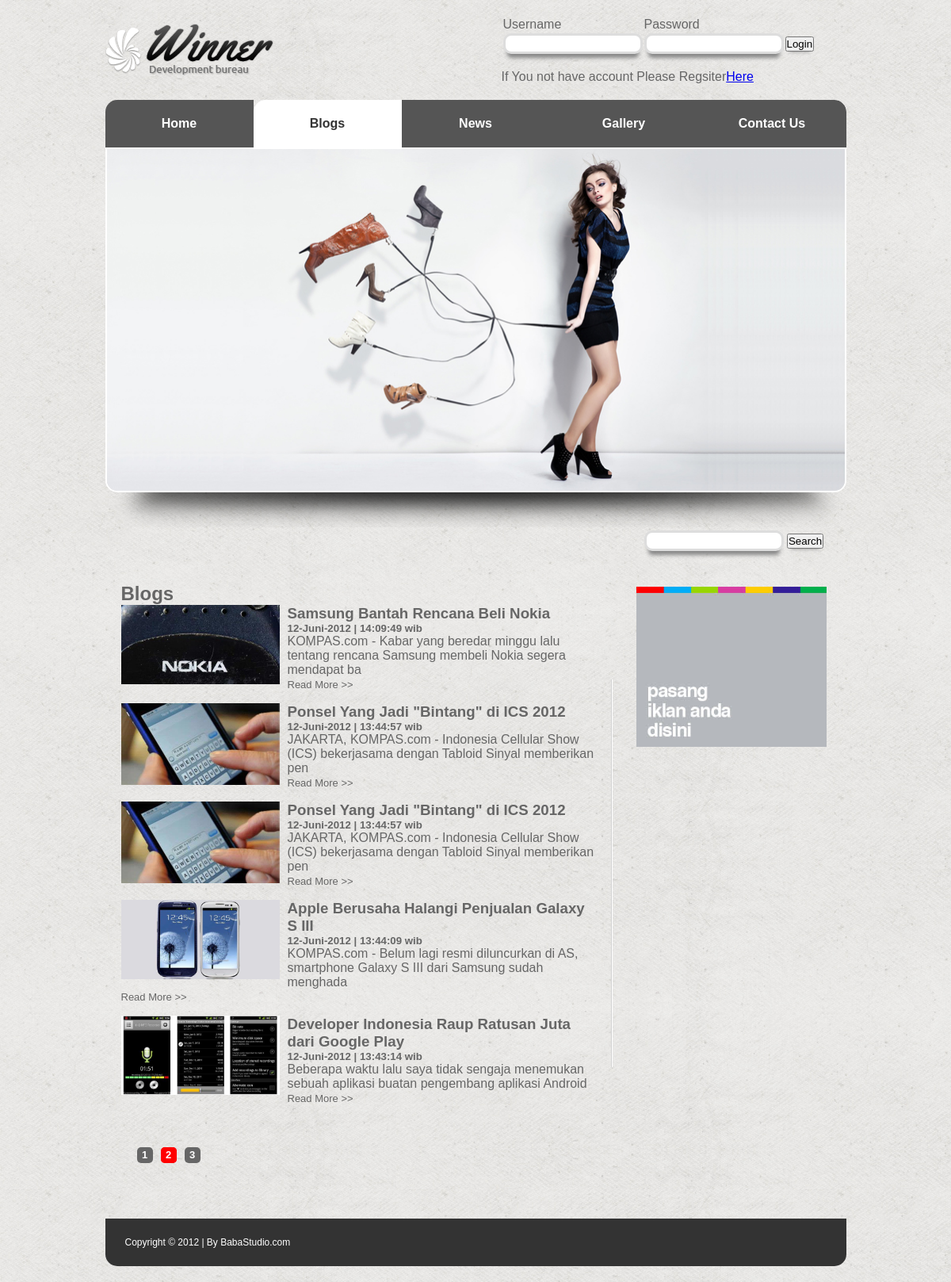
The page /detail.php?blog&page=2 on the database its author committed.
### tables this page shows
CREATE TABLE `slider_tbl` (
  `id` int(11) NOT NULL,
  `image` varchar(256) NOT NULL,
  `title` varchar(256) NOT NULL,
  `desc` text NOT NULL,
  `createdate` datetime NOT NULL
);

CREATE TABLE `news_tbl` (
  `id` int(11) NOT NULL,
  `title` varchar(256) NOT NULL,
  `image` varchar(256) NOT NULL,
  `synopsis` text NOT NULL,
  `detail` text NOT NULL,
  `createdate` datetime NOT NULL
);

### function/utility.php (called while the page is built, shortened)
<?php
 function indonesiadate($thedate) {
	  $hari=substr($thedate,8,2);
	  $bulan=get_namabulan(substr($thedate,5,2));
	  $tahun=substr($thedate,0,4);
	  $hour=substr($thedate,11,2);
	  $minutes=substr($thedate,14,2);
	  $second=substr($thedate,17,2);
	  $tanggal="$hari-$bulan-$tahun | $hour:$minutes:$second wib";
	  return $tanggal;
	 }
 function get_namabulan($bulan) {
	 switch($bulan) {
		case 6 :
		 	$namabulan="Juni";
			break;
		 }
		 return $namabulan;
	 }
?>

### function/function.php (the view, shortened to what this page needs)
<?php function head() {?>
<link rel="stylesheet" type="text/css" href="style/style.css">
<link rel="stylesheet" type="text/css" href="jquery.lightbox-0.5.css">
<?php }?>
<?php function get_header() {?>
    	<div id="headerLeft">
        	<img src="images/logo.png">
        </div>
        <div id="headerRight">
         <?php if(isset($_SESSION["membername"])) {?>
      		<table>
             <tr>
                <td>Welcome</td>
                 <td>&nbsp;</td>
                <td>
                <strong><?php echo $_SESSION["membername"]; ?></strong>
                &nbsp;|&nbsp;
                <a href="memberlogout.php">Log Out</a>
                </td>
               </tr>
            </table>
                <?php } else {?>
        	  <table>
            	<tr>
                	<td>Username</td>
                    <td>Password</td>
                    <td></td>
                </tr>
                <tr>
                	<form id="loginmember" name="loginmember" method="post" action="loginmembersubmit.php">
                        <td><input type="email" id="membername" name="membername" required></td>
                        <td><input type="password" id="memberpassword" name="memberpassword" required></td>
                        <td><input type="submit" id="loginmembersubmit" name="loginmembersubmit" value="Login"></td>
                    </form>
                </tr>
            </table>
 <br>
                If You not have account Please Regsiter<a href="detail.php?registermember">Here</a>
                <?php }?>
        </div>
<?php }?>
<?php function get_menu(){?>
    	<ul>
        	<li <?php if (isset($_GET["home"]) ) { ?>class="white borderRadiusLeft"<?php } ?>><a href="index.php?home">Home</a></li>
        	<li <?php if (isset($_GET["blog"]) ) { ?>class="white borderRadiusLeft"<?php } ?>><a href="detail.php?blog">Blogs</a></li>
        	<li <?php if (isset($_GET["news"]) ) { ?>class="white borderRadiusLeft"<?php } ?>><a href="detail.php?news">News</a></li>
        	<li <?php if (isset($_GET["gallery"]) ) { ?>class="white borderRadiusLeft"<?php } ?>><a href="detail.php?gallery">Gallery</a></li>
        	<li  <?php if (isset($_GET["contact"]) ) { ?>class="white borderRadiusRight"<?php }  else {?> class="borderRadiusRight" <?php } ?>><a href="detail.php?contact">Contact Us</a></li>
        </ul>
<?php }?>
<?php function get_slider() {?>
            <?php
          global $koneksi;
		  			$sql="SELECT * FROM slider_tbl";
		  			$qslider=$koneksi->query($sql);
		  			$rowslider=$qslider->fetch_array();
				?>
                <?php do {?>
                <div>
        		<img src="images/<?php echo $rowslider["image"];?>" class="sliderBorder">
            </div>
            <?php }while($rowslider=$qslider->fetch_array());?>
<?php }?>
<?php function get_search(){?>
        	<form id="serachform" name="searchform" method="post" action="detail.php?searchresult">
			<input type="text" id="searchtext" name="searchtext" value="" requaired>
            <input type="submit" id="searchsubmit" name="searchsubmit" value="Search">
			</form>
<?php }?>
<?php function get_footer(){?>
    	Copyright &copy; 2012 | By BabaStudio.com
<?php }?>
<?php function get_blog(){?>
        	  <div id="blogs">
                <h2>Blogs</h2>
                <?php
                global $koneksi;
                $view =5;
                 if($page = isset($_GET["page"])){
                   $page_aktif = $_GET['page'];
                 }else{
                   $page_aktif = 1;
                 }
                 $awaldata = ($page_aktif-1) * $view;
                 $sql = "SELECT * FROM news_tbl ORDER BY createdate DESC LIMIT $awaldata,$view";
                 $query = $koneksi->query($sql);
                 $rows = $query->fetch_assoc();
                do{
                ?>
                <div style="display: block; overflow: hidden; margin-bottom: 15px;" id="blog1">
                    <img src="images/news/<?php echo $rows['image'] ?>" width="200">
                    <h3><?php echo $rows['title'] ?></h3>
                    <h5><?php echo  indonesiadate($rows['createdate']) ?></h5>
                    <p>
                      <?php echo substr( $rows['synopsis'],0,100) ?>
                    </p>
                    <a href="detail.php?newsdetail&id=">Read More &gt;&gt;</a>
                </div>
                <?php }while($rows = $query->fetch_array()); ?>
                <br>
                <?php
                    $sqltotal = "SELECT * FROM news_tbl";
                    $qtotal = $koneksi->query($sqltotal);
                    $total_data = $qtotal->num_rows;
                    $total_page = ceil($total_data/$view);
                ?>
                <div id="paging">
                 <?php for ($i=1; $i<=$total_page ; $i++){ ?>
                   <?php if($i == $page_aktif) { ?>
                     <span class="pagelinkactive">
                       <a style="background-color:red !important;" class="pagelink" href="detail.php?blog&page=<?php echo $i; ?>"><?php echo $i; ?></a>
                     </span>
                   <?php }else{ ?>
                       <a class="pagelink" href="detail.php?blog&page=<?php echo $i; ?>"><?php echo $i; ?></a>
                   <?php } ?>
                  <?php } ?>
                </div>
            </div>
        	<div id="iklan">
                <img src="images/iklan.jpg">
            </div>
<?php }?>

### style/style.css (style rules this page uses)
* { margin:0; padding:0; }
body { background-image:url(images/bg.jpg); font-family:Arial, Helvetica, sans-serif; color:#666 }
input[type="email"] { border: 3px solid #DDD; height:20px; width:150px; -moz-border-radius: 10px; -webkit-border-radius: 10px; border-radius: 10px; -webkit-box-shadow: 0px 10px 5px -5px #888; -moz-box-shadow: 0px 10px 5px -5px #888; box-shadow: 0px 10px 5px -5px #888; background-color:#FFF; padding:0 10px 0 10px; }
input[type="text"] { border: 3px solid #DDD; height:20px; width:150px; -moz-border-radius: 10px; -webkit-border-radius: 10px; border-radius: 10px; -webkit-box-shadow: 0px 10px 5px -5px #888; -moz-box-shadow: 0px 10px 5px -5px #888; box-shadow: 0px 10px 5px -5px #888; background-color:#FFF; padding:0 10px 0 10px; }
input[type="password"] { border: 3px solid #DDD; height:20px; width:150px; -moz-border-radius: 10px; -webkit-border-radius: 10px; border-radius: 10px; -webkit-box-shadow: 0px 10px 5px -5px #888; -moz-box-shadow: 0px 10px 5px -5px #888; box-shadow: 0px 10px 5px -5px #888; background-color:#FFF; padding:0 10px 0 10px; }
input[type="submit"] { -webkit-box-shadow: 0px 5px 5px -5px #888; -moz-box-shadow: 0px 5px 5px -5px #888; box-shadow: 0px 5px 5px -5px #888; }
.borderRadiusLeft { -webkit-border-radius: 15px 0px 0px 0px; border-radius: 15px 0px 0px 0px; }
.borderRadiusRight { -webkit-border-radius: 0px 15px 0px 0px; border-radius: 0px 15px 0px 0px; }
.white { background-color:#FFF !important; }
.white a { color:#333 !important; }
#header #headerLeft { width:212px; float:left; }
#header #headerRight { width:400px; position:absolute; top:20px; left:500px; }
#menu ul { list-style:none; }
#menu ul li { float:left; width:20%; height:60px; text-align:center; background-color:#555; }
#menu ul li a { text-decoration:none; color:#FFF; font-weight:bold; line-height:60px; }
.sliderBorder { border:solid 2px #FFF; width:931px; -webkit-border-radius: 0px 0px 15px 15px; border-radius: 0px 0px 15px 15px; }
#paging { padding:20px;color:#FFFFFF; }
#paging a { display:block; width:20px; height:20px; line-height:20px; text-align:center; font-weight:bold; color:#FFFFFF !important; background-color:#666; float:left; text-decoration:none; margin-right:10px; -moz-border-radius: 5px; -webkit-border-radius: 5px; border-radius: 5px; }
.pagelinkactive { margin-right:10px; text-align:center; width:20px; display:block; color:#FFF; background-color:#F00; -moz-border-radius: 5px; -webkit-border-radius: 5px; border-radius: 5px; float:left; }
#blogs { width:600px; float:left; background:url(../images/vert_line.jpg) right no-repeat; padding:20px; }
#blogs img { float:left; margin-right:10px; }
#blogs a { text-decoration:none; font-size:13px; color:#666; }
#iklan { width:265px; float:right; margin-top:25px; }
#iklan img { width:240px; }

### rows shown on the page
slider_tbl: image (picture)
news_tbl: image (picture), title "Samsung Bantah Rencana Beli Nokia", createdate "12-Juni-2012 | 14:09:49 wib", synopsis "KOMPAS.com - Kabar yang beredar minggu lalu tentang rencana Samsung membeli Nokia segera mendapat ba"
news_tbl: image (picture), title "Ponsel Yang Jadi \"Bintang\" di ICS 2012", createdate "12-Juni-2012 | 13:44:57 wib", synopsis "JAKARTA, KOMPAS.com - Indonesia Cellular Show (ICS) bekerjasama dengan Tabloid Sinyal memberikan pen"
news_tbl: image (picture), title "Ponsel Yang Jadi \"Bintang\" di ICS 2012", createdate "12-Juni-2012 | 13:44:57 wib", synopsis "JAKARTA, KOMPAS.com - Indonesia Cellular Show (ICS) bekerjasama dengan Tabloid Sinyal memberikan pen"
news_tbl: image (picture), title "Apple Berusaha Halangi Penjualan Galaxy S III", createdate "12-Juni-2012 | 13:44:09 wib", synopsis "KOMPAS.com - Belum lagi resmi diluncurkan di AS, smartphone Galaxy S III dari Samsung sudah menghada"
news_tbl: image (picture), title "Developer Indonesia Raup Ratusan Juta dari Google Play", createdate "12-Juni-2012 | 13:43:14 wib", synopsis "Beberapa waktu lalu saya tidak sengaja menemukan sebuah aplikasi buatan pengembang aplikasi Android"
